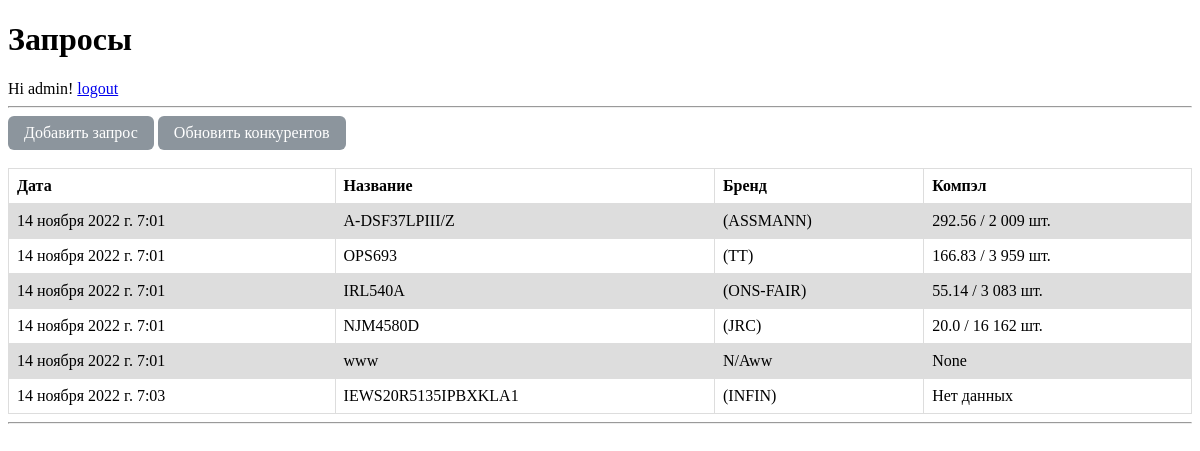
The app's page / (signed in) with its own data.
### quote/models.py (models this page shows)
class Quote(models.Model):
    part_number = models.CharField(max_length=200)
    brand = models.CharField(max_length=200, default='N/A')
    compel_price = models.CharField(default='N/A', null=True, max_length=100)
    date = models.DateTimeField(auto_now_add=True)

### quote/views.py (the view)
# urls.py: path('', views.index, name='account'),
def index(request):
    quotes = Quote.objects.all()
    current_user_groups = request.user.groups.values_list("name", flat=True)
    context = {
        'quotes': quotes,
        "is_sale": "Sale" in current_user_groups,
        "is_product_man": "Product" in current_user_groups,
    }
    return render(request, 'home.html', context)

### quote/templates/home.html (shortened to what this page needs)
{% extends 'base.html' %}
{% block content %}
{% if user.is_authenticated %}
{% if user.is_superuser %}
<a href="{% url 'add_quote' %}" class="btn">Добавить запрос</a>
<a href="{% url 'update_competitors' %}" class="btn">Обновить конкурентов</a>
{% endif %}
<br>
<br>
<table>
    <tr>
        <th>Дата</th>
        <th>Название</th>
        <th>Бренд</th>
        <th>Компэл</th>
    </tr>
    {% for q in quotes %}
    <tr>
        <td>{{ q.date }}</td>
        <td>{{ q.part_number }}</td>
        <td>{{ q.brand }}</td>
        <td>{{ q.compel_price }}</td>
    </tr>
    {% endfor %}
</table>
{% else %}
Вам нужно войти в свой аккаунт!
{% endif %}
{% endblock %}

### quote/templates/base.html (shortened to what this page needs)
<!DOCTYPE html>
<html lang="en">
<head>
</head>
<body>
  <header>
    <h1>Запросы</h1>
    {% if user.is_authenticated %}
      Hi {{ user.username }}!
      <a href="{% url 'logout' %}">logout</a>
    {% else %}
      <a href="{% url 'login' %}">login</a>
    {% endif %}
  </header>
<hr>
  <main>
    {% block content %}
    {% endblock %}
  </main>
  <hr>
</body>
</html>

### quote/templates/home.html (style rules this page uses)
table { font: 12px, Calibri; border-collapse: collapse; width: 100%; }
td, th { border: 1px solid #dddddd; text-align: left; padding: 8px; }
tr:nth-child(even) { background-color: #dddddd; }
.btn { display: inline-block; background: #8C959D; color: #fff; padding: 0.5rem 1rem; text-decoration: none; border-radius: 6px; }

### records on screen
Quote: date "14 ноября 2022 г. 7:01", part_number "A-DSF37LPIII/Z", brand "(ASSMANN)", compel_price "292.56 / 2 009 шт."
Quote: date "14 ноября 2022 г. 7:01", part_number "OPS693", brand "(TT)", compel_price "166.83 / 3 959 шт."
Quote: date "14 ноября 2022 г. 7:01", part_number "IRL540A", brand "(ONS-FAIR)", compel_price "55.14 / 3 083 шт."
Quote: date "14 ноября 2022 г. 7:01", part_number "NJM4580D", brand "(JRC)", compel_price "20.0 / 16 162 шт."
Quote: date "14 ноября 2022 г. 7:01", part_number "www", brand "N/Aww", compel_price "None"
Quote: date "14 ноября 2022 г. 7:03", part_number "IEWS20R5135IPBXKLA1", brand "(INFIN)", compel_price "Нет данных"

### other values on screen
{{ user.username }} "admin"
